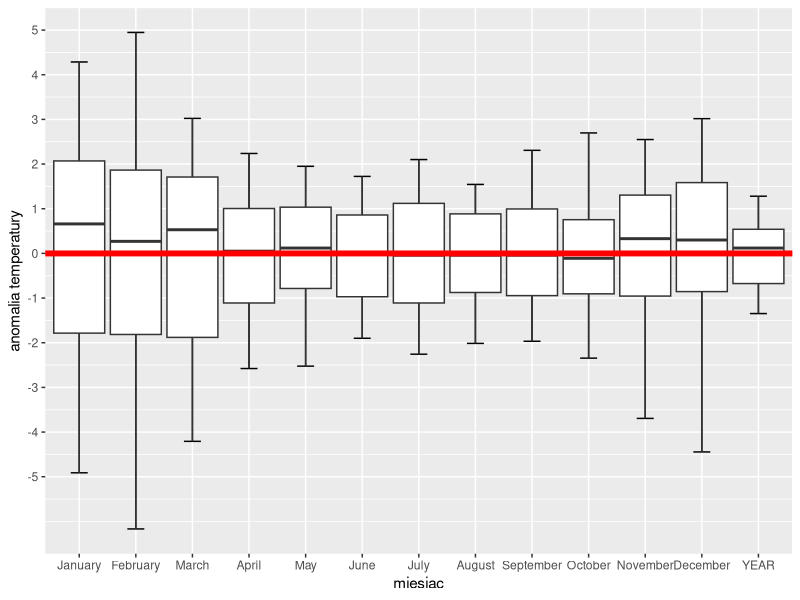
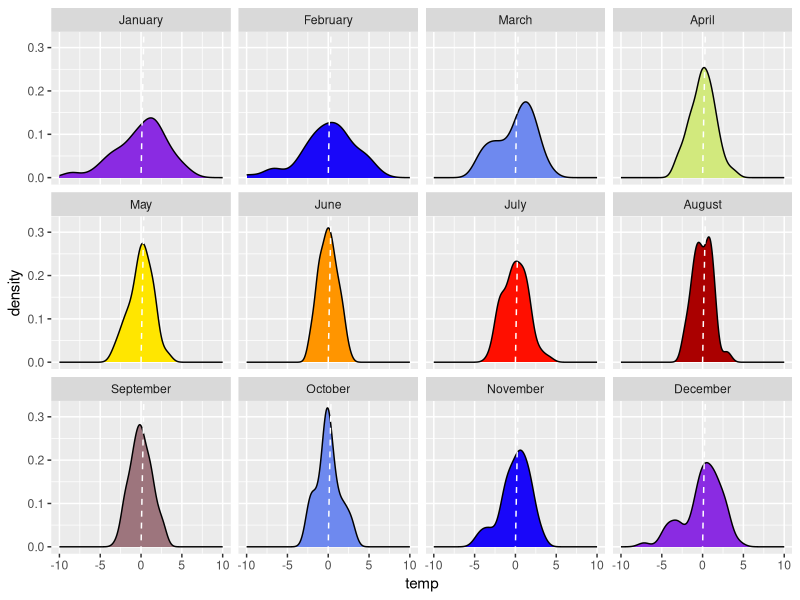
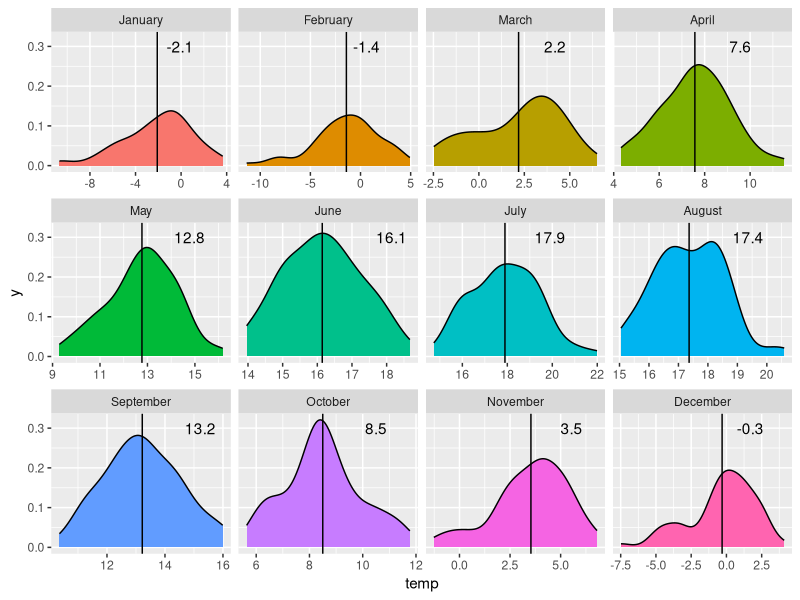
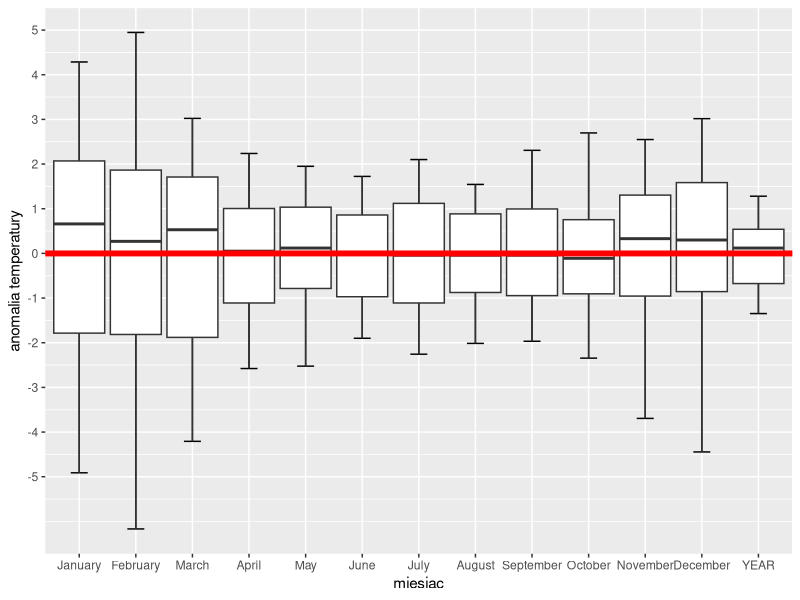
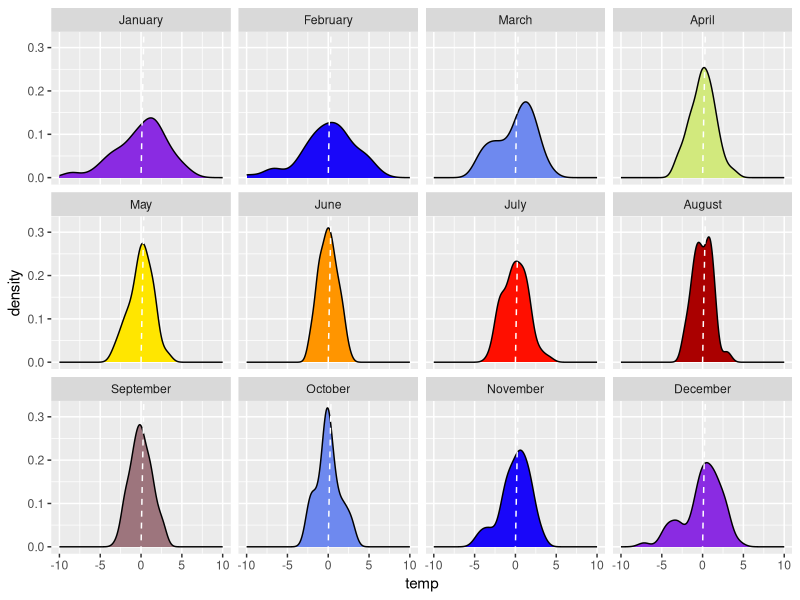
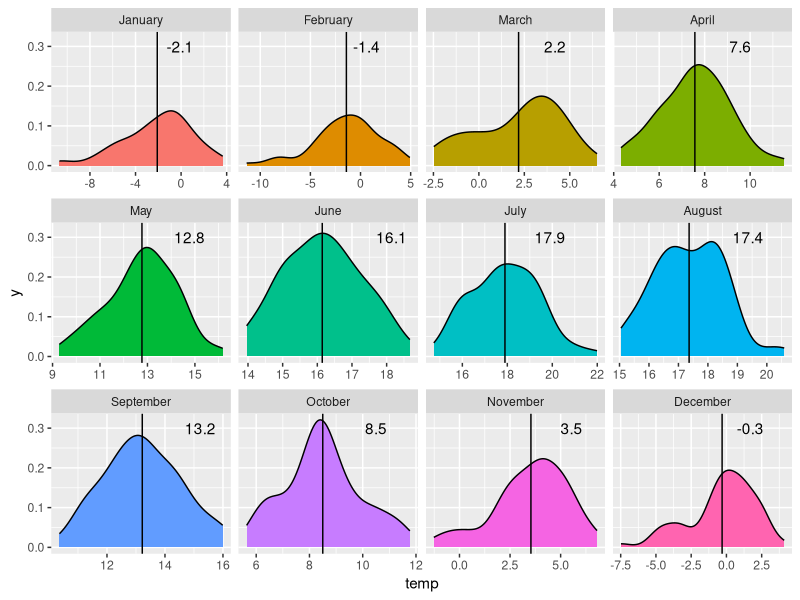

The R script that drew these images, in order:
# boxplot
library(ggplot2)
library(reshape)
library(tidyverse)
library(RColorBrewer)
setwd("~/github/wstepdometod/")

dane <- read.table("klasyfikacja/polska.csv", dec=",",header=T) 
colnames(dane) <- c("rok", month.name, "DJF","MAM", "JJA", "SON", "YEAR")
dane2 <- as.data.frame(round(t(as.matrix(t(dane))-colMeans(dane, na.rm=T)),2))
dane2[,1] <- dane[,1]
dane3 <- select(dane2, -DJF:-SON) %>% gather(., miesiac, temp, -rok) 
dane3$rok <- as.factor(dane3$rok*-1)
dane3$miesiac <- as.factor(dane3$miesiac)
dane3$miesiac <- factor(dane3$miesiac, levels = c(month.name,"YEAR"))


f <- function(x) {
  r <- quantile(x, probs = c(0.05, 0.25, 0.5, 0.75, 0.95))
  names(r) <- c("ymin", "lower", "middle", "upper", "ymax")
  r
}


ggplot(dane3, aes(miesiac, temp))+ #geom_boxplot()+
  stat_summary(fun.data = f, geom="errorbar", width = 0.3) + 
  stat_summary(fun.data = f, geom="boxplot", position=position_dodge(width=5.5))+
  scale_y_continuous(name = "anomalia temperatury", breaks=seq(-5,5,1))+
  geom_hline(yintercept = 0, col='red', size=2)
ggsave("boxplot.svg")

dane3 <- dplyr::filter(dane3, miesiac!="YEAR")


kolory <-  colorRampPalette(colors = (c("blueviolet", "blue", "lightblue", "yellow", "orange","red","red4","lightblue", "blue","blueviolet")))(12)

ggplot(dane3, aes(temp, fill=miesiac))+ geom_density(show.legend = F)+
  facet_wrap(~miesiac, nrow=3)+
  geom_abline(intercept = 0, col="white" ,lty=2)+
  scale_fill_manual(name="miesiąc:",  labels = month.abb, values = kolory)+
  scale_x_continuous(limits=c(-10,10))+
  theme(legend.key = NULL)

ggsave("polygon.svg")


# sprawdzmy jeszcze zaleznosci na wartosciach surowych (nie-anomaliach)
dane4 <- select(dane, -DJF:-SON) %>% gather(., miesiac, temp, -rok) %>% 
  mutate(miesiac=factor(miesiac, levels=month.name)) %>% filter(miesiac!="YEAR")

srednie <-  dane4 %>% dplyr::group_by(miesiac) %>% dplyr::summarise(srednie=mean(temp))
srednie

p <- ggplot(dane4, aes(temp, fill=miesiac))+ geom_density(show.legend = F)+
  facet_wrap(~miesiac, nrow=3,scales = "free_x")+
  #geom_vline(intercept = 0, col="white" ,lty=2)+
  theme(legend.key = NULL)
p+geom_text(data=srednie, aes(x=srednie+2, y=0.3, label=round(srednie,1)))+
  geom_vline(data=srednie, aes(xintercept = srednie))

ggsave("polygon_surowe.svg")
